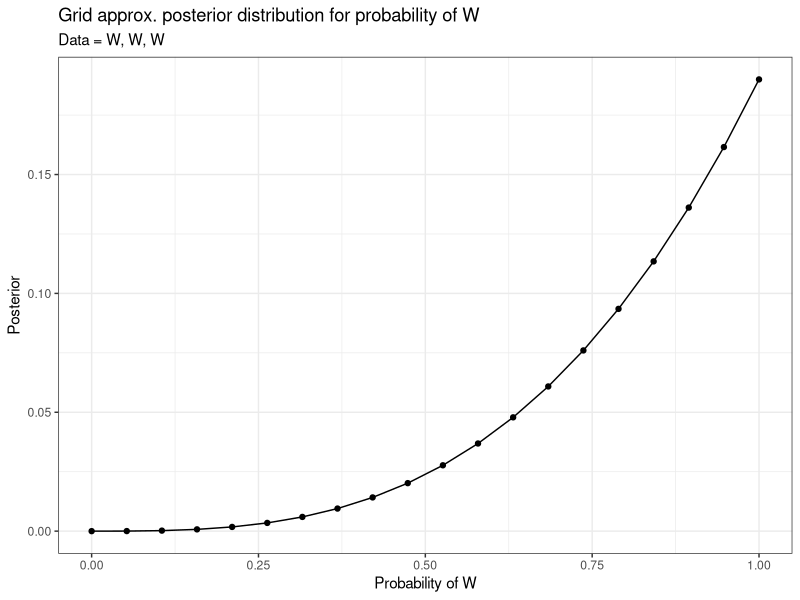
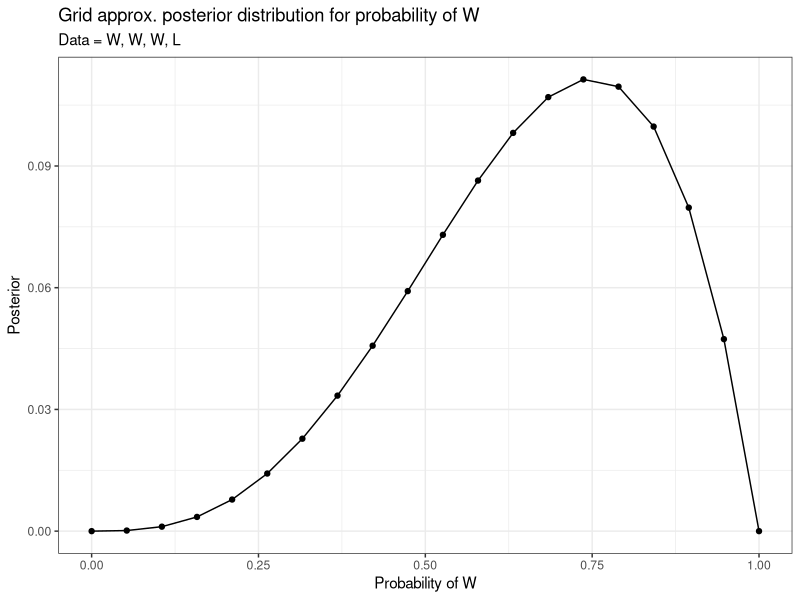
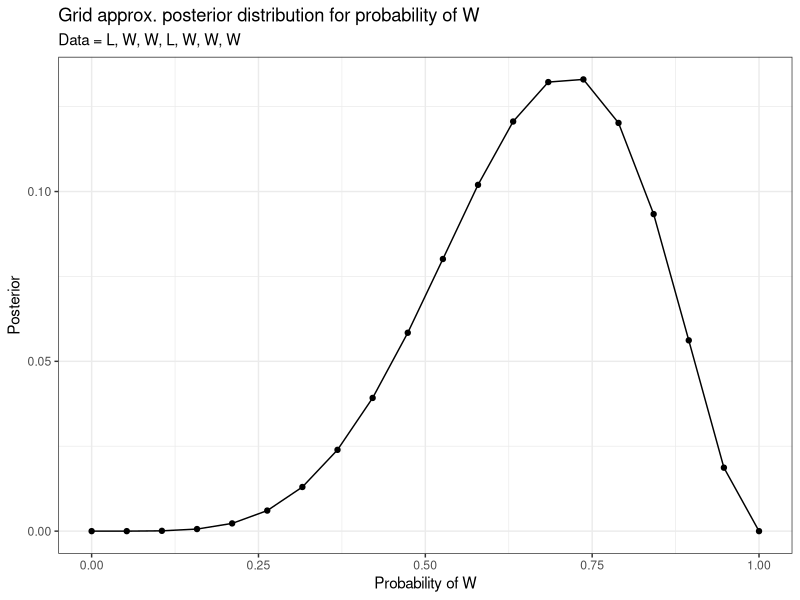
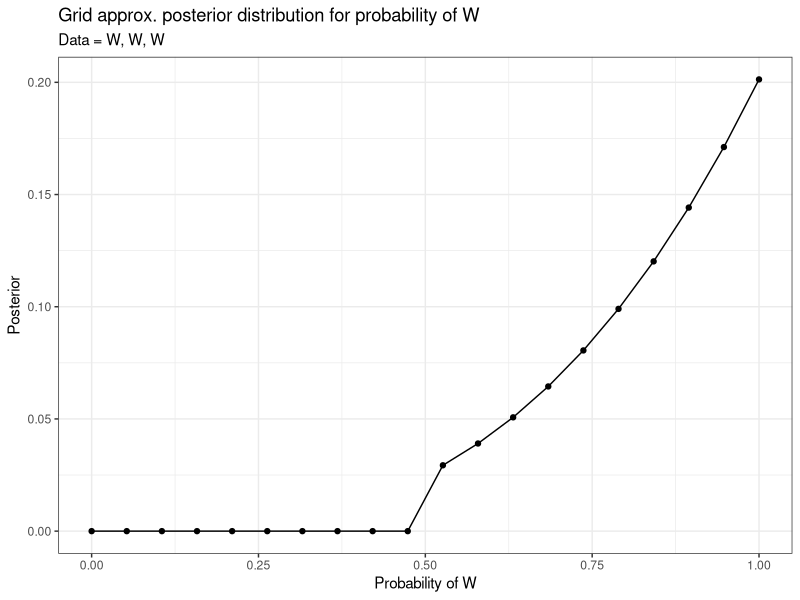
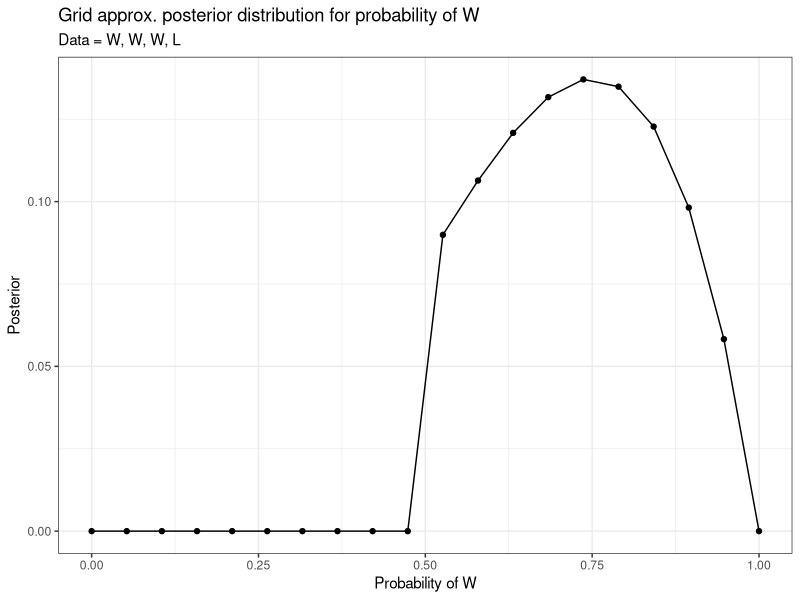
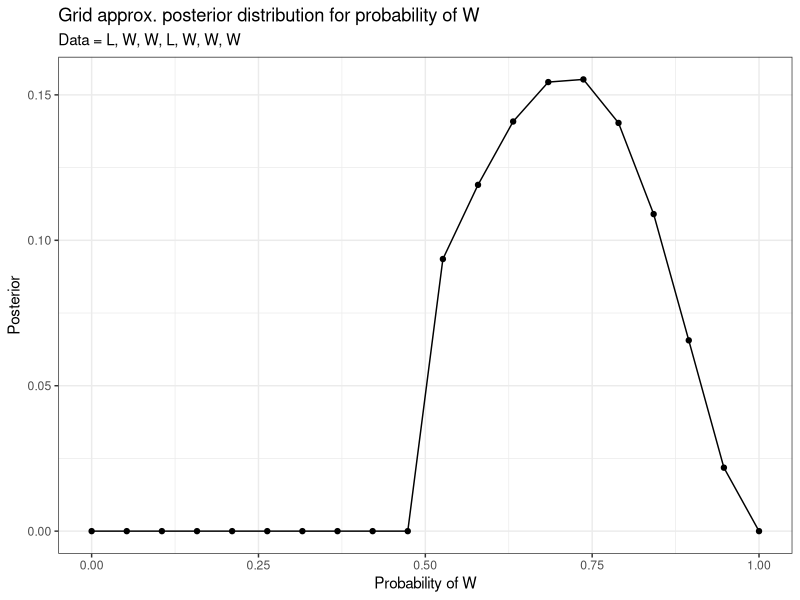

Here is the R script that generated these plots, in order:
## ---- chunk 1
knitr::opts_chunk$set(echo = TRUE)
## ---- chunk 2
library(tidyverse)
## ---- chunk 3
p_grid <- tibble(
  # define the grid
  probs = seq(from = 0, to = 1, length.out = 20),
  # define the prior
  prior = 1
)
## ---- chunk 4
p_grid <- p_grid %>%
  mutate(
    # likelihood for (1), (2), then (3)
    first = dbinom(3, size = 3, prob = probs),
    secon = dbinom(3, size = 4, prob = probs),
    third = dbinom(5, size = 7, prob = probs),
    
    # posteriors
    first_uns_pos = first * prior,
    secon_uns_pos = secon * prior,
    third_uns_pos = third * prior,
    
    # standardizing
    first_pos = first_uns_pos / sum(first_uns_pos),
    secon_pos = secon_uns_pos / sum(secon_uns_pos),
    third_pos = third_uns_pos / sum(third_uns_pos)
  )
## ---- chunk 5
# graph for (1)
p_grid %>%
  ggplot(aes(x = probs, y = first_pos)) +
  geom_point() +
  geom_line() +
  labs(
    title = "Grid approx. posterior distribution for probability of W",
    subtitle = "Data = W, W, W",
    x = "Probability of W",
    y = "Posterior"
  ) +
  theme_bw()

# graph for (2)
p_grid %>%
  ggplot(aes(x = probs, y = secon_pos)) +
  geom_point() +
  geom_line() +
  labs(
    title = "Grid approx. posterior distribution for probability of W",
    subtitle = "Data = W, W, W, L",
    x = "Probability of W",
    y = "Posterior"
  ) +
  theme_bw()

# graph for (3)
p_grid %>%
  ggplot(aes(x = probs, y = third_pos)) +
  geom_point() +
  geom_line() +
  labs(
    title = "Grid approx. posterior distribution for probability of W",
    subtitle = "Data = L, W, W, L, W, W, W",
    x = "Probability of W",
    y = "Posterior"
  ) +
  theme_bw()
## ---- chunk 6
p_grid <- tibble(
  # define the grid
  probs = seq(from = 0, to = 1, length.out = 20),
  # define the prior
  prior = ifelse(
    probs < .5, 0, 2
  )
)
## ---- chunk 7
p_grid <- p_grid %>%
  mutate(
    # likelihood for (1), (2), then (3)
    first = dbinom(3, size = 3, prob = probs),
    secon = dbinom(3, size = 4, prob = probs),
    third = dbinom(5, size = 7, prob = probs),
    
    # posteriors
    first_uns_pos = first * prior,
    secon_uns_pos = secon * prior,
    third_uns_pos = third * prior,
    
    # standardizing
    first_pos = first_uns_pos / sum(first_uns_pos),
    secon_pos = secon_uns_pos / sum(secon_uns_pos),
    third_pos = third_uns_pos / sum(third_uns_pos)
  )
## ---- chunk 8
# graph for (1)
p_grid %>%
  ggplot(aes(x = probs, y = first_pos)) +
  geom_point() +
  geom_line() +
  labs(
    title = "Grid approx. posterior distribution for probability of W",
    subtitle = "Data = W, W, W",
    x = "Probability of W",
    y = "Posterior"
  ) +
  theme_bw()

# graph for (2)
p_grid %>%
  ggplot(aes(x = probs, y = secon_pos)) +
  geom_point() +
  geom_line() +
  labs(
    title = "Grid approx. posterior distribution for probability of W",
    subtitle = "Data = W, W, W, L",
    x = "Probability of W",
    y = "Posterior"
  ) +
  theme_bw()

# graph for (3)
p_grid %>%
  ggplot(aes(x = probs, y = third_pos)) +
  geom_point() +
  geom_line() +
  labs(
    title = "Grid approx. posterior distribution for probability of W",
    subtitle = "Data = L, W, W, L, W, W, W",
    x = "Probability of W",
    y = "Posterior"
  ) +
  theme_bw()
## ---- chunk 9
p_earth <- .5
p_mars <- .5
p_land_given_earth <- .3
p_land_given_mars <- 1

p_earth_given_land <- (p_land_given_earth * p_earth) / (p_land_given_earth * p_earth + p_land_given_mars * p_mars)

print(p_earth_given_land)
## ---- chunk 10
cards <- c(
  first = 2,
  secon = 1,
  third = 0
)

black_given_black <- cards[["first"]] / sum(cards)

print(black_given_black)
## ---- chunk 11
cards <- c(
  first = 2,
  secon = 1,
  third = 0,
  fourt = 2
)

black_given_black <- (cards[["first"]] + cards[["fourt"]]) / sum(cards)

print(black_given_black)
## ---- chunk 12
cards <- tibble(
  card = c(
    first = 2,
    secon = 1,
    third = 0
  ),
  ways = c(
    1,
    2,
    3
  ),
  update = card*ways
)

black_given_black <- cards$update[[1]]/sum(cards$update)

print(black_given_black)
## ---- chunk 13
6/8
## ---- chunk 14
1/3 * .1 + 2/3 * .2
## ---- chunk 15
p_twins_a <- .1
p_a <- .5
p_twins <- .15

p_a_twins <- p_twins_a * p_a / p_twins

print(p_a_twins)

